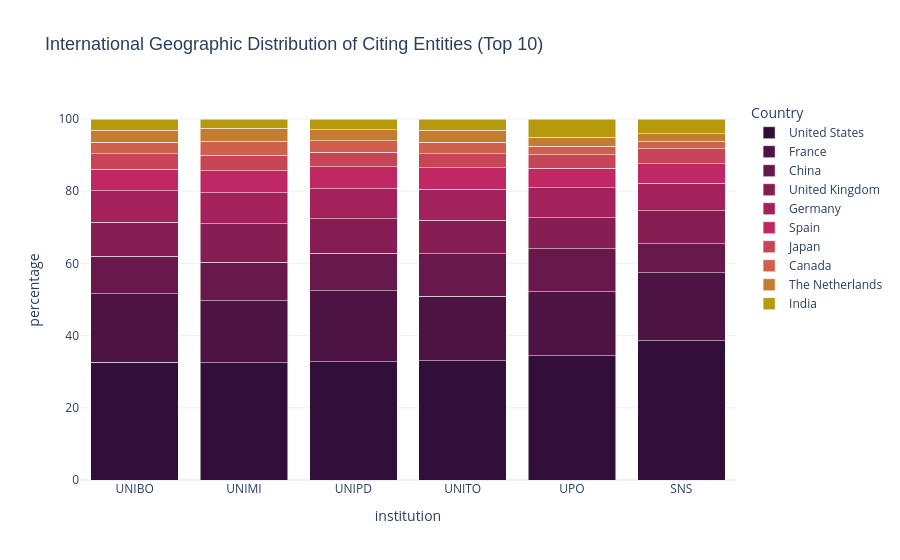
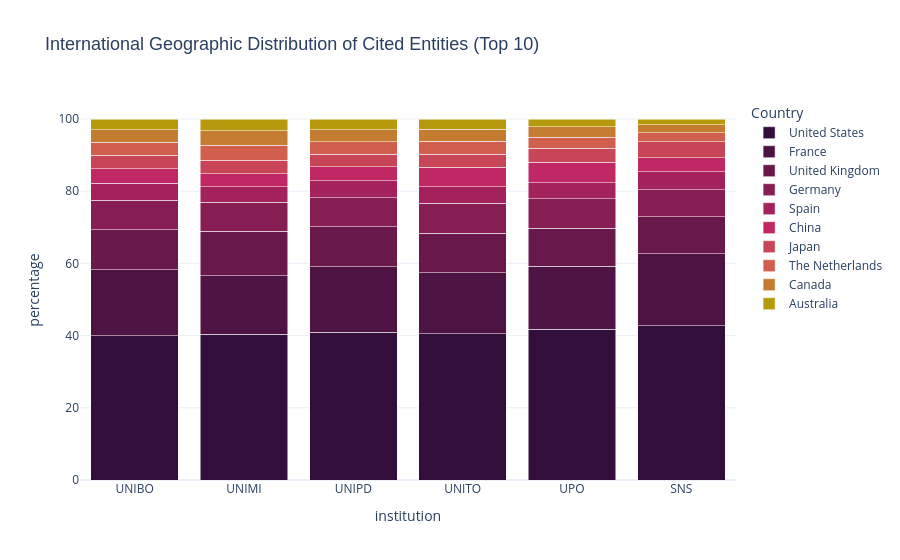

Notebook code for these charts, in order:
### Markdown cell above
### 2a. Proportional stacked bar chart

This is the starting point for investigating the international connections of the six Italian institutions. First, we establish the baseline geographic distribution of their citation networks. By calculating the proportional contribution of the top 10 cited and citing countries, we map the fundamental orientation of these institutions within the global scientific landscape.

This step is essential to verify whether the institutions operate within a shared international framework or if there are immediate, macro-level discrepancies in their reach.

### Code cell
def plot_proportional_citations(direction, title):
    all_data = []
    
    for inst in INSTITUTIONS:
        df = load_country_data(inst, direction)
        df = df[df["country_code"] != "IT"]
        all_data.append(df)   
        
    combined_df = pd.concat(all_data, ignore_index=True)
    
    top_10_countries = combined_df.groupby('country_name')['count'].sum().nlargest(10).index

    # Filter the dataframe to keep only those 10 countries
    final_df = combined_df[combined_df['country_name'].isin(top_10_countries)].copy()
    totals = final_df.groupby('institution')['count'].transform('sum')
    final_df['percentage'] = (final_df['count'] / totals) * 100

    colors_10 = [
        '#320E3B',
        '#4D1343',
        '#69184B',
        '#861D53',
        '#A3225B',
        '#BF2862',
        '#C84457',
        '#D0604D',
        '#C47D30',
        '#B7990D'
    ]

    # Create the Plotly chart
    fig = px.bar(
        final_df,
        x="institution",
        y="percentage",
        color="country_name",
        title=title,
        category_orders={"country_name": list(top_10_countries)}, 
        color_discrete_sequence=colors_10,
        labels={
            "Percentage": "Proportion among Top 10 (%)",
            "country_name": "Country",
            "Institution": "Institution"
        },
        hover_data={"count": True, "percentage": ':.2f'} 
    )

    fig.update_layout(
        barmode='stack',
        template="plotly_white",
        title_font=dict(size=18, family="Arial, sans-serif"),
        hoverlabel=dict(bgcolor="white", font_size=13),
        legend=dict(
            yanchor="top",
            y=1,
            xanchor="left",
            x=1.02
        )
    )

    fig.show()

# Citing entities (incoming)
plot_proportional_citations(
    direction='incoming', 
    title='International Geographic Distribution of Citing Entities (Top 10)'
)

# Cited entities (outgoing)
plot_proportional_citations(
    direction='outgoing', 
    title='International Geographic Distribution of Cited Entities (Top 10)'
)

### Figure 1 — Plotly figure (JSON) as saved in the notebook; plotly's stock layout.template omitted (floating-point values rounded to 4 significant figures)
{"data": [{"customdata": [[6800261], [7524378], [6699413], [4331610], [1419714], [1704610]], "hovertemplate": "Country=United States<br>institution=%{x}<br>percentage=%{y:.2f}<br>count=%{customdata[0]}<extra></extra>", "legendgroup": "United States", "marker": {"color": "#320E3B", "pattern": {"shape": ""}}, "name": "United States", "orientation": "v", "showlegend": true, "textposition": "auto", "type": "bar", "x": ["UNIBO", "UNIMI", "UNIPD", "UNITO", "UPO", "SNS"], "xaxis": "x", "y": [32.58, 32.49, 32.76, 33.1, 34.41, 38.6], "yaxis": "y"}, {"customdata": [[3956305], [3974384], [4027707], [2326366], [732475], [832178]], "hovertemplate": "Country=France<br>institution=%{x}<br>percentage=%{y:.2f}<br>count=%{customdata[0]}<extra></extra>", "legendgroup": "France", "marker": {"color": "#4D1343", "pattern": {"shape": ""}}, "name": "France", "orientation": "v", "showlegend": true, "textposition": "auto", "type": "bar", "x": ["UNIBO", "UNIMI", "UNIPD", "UNITO", "UPO", "SNS"], "xaxis": "x", "y": [18.96, 17.16, 19.7, 17.78, 17.75, 18.85], "yaxis": "y"}, {"customdata": [[2167251], [2474737], [2105362], [1537190], [491466], [351083]], "hovertemplate": "Country=China<br>institution=%{x}<br>percentage=%{y:.2f}<br>count=%{customdata[0]}<extra></extra>", "legendgroup": "China", "marker": {"color": "#69184B", "pattern": {"shape": ""}}, "name": "China", "orientation": "v", "showlegend": true, "textposition": "auto", "type": "bar", "x": ["UNIBO", "UNIMI", "UNIPD", "UNITO", "UPO", "SNS"], "xaxis": "x", "y": [10.38, 10.69, 10.3, 11.75, 11.91, 7.951], "yaxis": "y"}, {"customdata": [[1986678], [2464796], [1954354], [1218955], [353275], [407263]], "hovertemplate": "Country=United Kingdom<br>institution=%{x}<br>percentage=%{y:.2f}<br>count=%{customdata[0]}<extra></extra>", "legendgroup": "United Kingdom", "marker": {"color": "#861D53", "pattern": {"shape": ""}}, "name": "United Kingdom", "orientation": "v", "showlegend": true, "textposition": "auto", "type": "bar", "x": ["UNIBO", "UNIMI", "UNIPD", "UNITO", "UPO", "SNS"], "xaxis": "x", "y": [9.519, 10.64, 9.558, 9.315, 8.563, 9.223], "yaxis": "y"}, {"customdata": [[1801165], [1981830], [1718998], [1133248], [340974], [336956]], "hovertemplate": "Country=Germany<br>institution=%{x}<br>percentage=%{y:.2f}<br>count=%{customdata[0]}<extra></extra>", "legendgroup": "Germany", "marker": {"color": "#A3225B", "pattern": {"shape": ""}}, "name": "Germany", "orientation": "v", "showlegend": true, "textposition": "auto", "type": "bar", "x": ["UNIBO", "UNIMI", "UNIPD", "UNITO", "UPO", "SNS"], "xaxis": "x", "y": [8.63, 8.557, 8.407, 8.66, 8.264, 7.631], "yaxis": "y"}, {"customdata": [[1262588], [1407611], [1228815], [766861], [225149], [236551]], "hovertemplate": "Country=Spain<br>institution=%{x}<br>percentage=%{y:.2f}<br>count=%{customdata[0]}<extra></extra>", "legendgroup": "Spain", "marker": {"color": "#BF2862", "pattern": {"shape": ""}}, "name": "Spain", "orientation": "v", "showlegend": true, "textposition": "auto", "type": "bar", "x": ["UNIBO", "UNIMI", "UNIPD", "UNITO", "UPO", "SNS"], "xaxis": "x", "y": [6.05, 6.078, 6.01, 5.86, 5.457, 5.357], "yaxis": "y"}, {"customdata": [[889572], [991329], [816958], [521225], [151521], [183263]], "hovertemplate": "Country=Japan<br>institution=%{x}<br>percentage=%{y:.2f}<br>count=%{customdata[0]}<extra></extra>", "legendgroup": "Japan", "marker": {"color": "#C84457", "pattern": {"shape": ""}}, "name": "Japan", "orientation": "v", "showlegend": true, "textposition": "auto", "type": "bar", "x": ["UNIBO", "UNIMI", "UNIPD", "UNITO", "UPO", "SNS"], "xaxis": "x", "y": [4.262, 4.28, 3.995, 3.983, 3.673, 4.15], "yaxis": "y"}, {"customdata": [[676387], [899881], [650406], [409513], [100383], [93764]], "hovertemplate": "Country=Canada<br>institution=%{x}<br>percentage=%{y:.2f}<br>count=%{customdata[0]}<extra></extra>", "legendgroup": "Canada", "marker": {"color": "#D0604D", "pattern": {"shape": ""}}, "name": "Canada", "orientation": "v", "showlegend": true, "textposition": "auto", "type": "bar", "x": ["UNIBO", "UNIMI", "UNIPD", "UNITO", "UPO", "SNS"], "xaxis": "x", "y": [3.241, 3.886, 3.181, 3.129, 2.433, 2.123], "yaxis": "y"}, {"customdata": [[679657], [860709], [632707], [434624], [104654], [92588]], "hovertemplate": "Country=The Netherlands<br>institution=%{x}<br>percentage=%{y:.2f}<br>count=%{customdata[0]}<extra></extra>", "legendgroup": "The Netherlands", "marker": {"color": "#C47D30", "pattern": {"shape": ""}}, "name": "The Netherlands", "orientation": "v", "showlegend": true, "textposition": "auto", "type": "bar", "x": ["UNIBO", "UNIMI", "UNIPD", "UNITO", "UPO", "SNS"], "xaxis": "x", "y": [3.257, 3.716, 3.094, 3.321, 2.537, 2.097], "yaxis": "y"}, {"customdata": [[650901], [579974], [612996], [406876], [206180], [177399]], "hovertemplate": "Country=India<br>institution=%{x}<br>percentage=%{y:.2f}<br>count=%{customdata[0]}<extra></extra>", "legendgroup": "India", "marker": {"color": "#B7990D", "pattern": {"shape": ""}}, "name": "India", "orientation": "v", "showlegend": true, "textposition": "auto", "type": "bar", "x": ["UNIBO", "UNIMI", "UNIPD", "UNITO", "UPO", "SNS"], "xaxis": "x", "y": [3.119, 2.504, 2.998, 3.109, 4.997, 4.018], "yaxis": "y"}], "layout": {"barmode": "stack", "hoverlabel": {"bgcolor": "white", "font": {"size": 13}}, "legend": {"title": {"text": "Country"}, "tracegroupgap": 0, "x": 1.02, "xanchor": "left", "y": 1, "yanchor": "top"}, "title": {"font": {"family": "Arial, sans-serif", "size": 18}, "text": "International Geographic Distribution of Citing Entities (Top 10)"}, "xaxis": {"anchor": "y", "domain": [0, 1], "title": {"text": "institution"}}, "yaxis": {"anchor": "x", "domain": [0, 1], "title": {"text": "percentage"}}}}

### Figure 2 — Plotly figure (JSON) as saved in the notebook; plotly's stock layout.template omitted (floating-point values rounded to 4 significant figures)
{"data": [{"customdata": [[8894677], [8484881], [8328775], [5802385], [1839362], [1895148]], "hovertemplate": "Country=United States<br>institution=%{x}<br>percentage=%{y:.2f}<br>count=%{customdata[0]}<extra></extra>", "legendgroup": "United States", "marker": {"color": "#320E3B", "pattern": {"shape": ""}}, "name": "United States", "orientation": "v", "showlegend": true, "textposition": "auto", "type": "bar", "x": ["UNIBO", "UNIMI", "UNIPD", "UNITO", "UPO", "SNS"], "xaxis": "x", "y": [40.01, 40.39, 40.87, 40.56, 41.69, 42.68], "yaxis": "y"}, {"customdata": [[4043901], [3388501], [3707497], [2414267], [774085], [886781]], "hovertemplate": "Country=France<br>institution=%{x}<br>percentage=%{y:.2f}<br>count=%{customdata[0]}<extra></extra>", "legendgroup": "France", "marker": {"color": "#4D1343", "pattern": {"shape": ""}}, "name": "France", "orientation": "v", "showlegend": true, "textposition": "auto", "type": "bar", "x": ["UNIBO", "UNIMI", "UNIPD", "UNITO", "UPO", "SNS"], "xaxis": "x", "y": [18.19, 16.13, 18.19, 16.88, 17.55, 19.97], "yaxis": "y"}, {"customdata": [[2461117], [2591121], [2252398], [1559899], [462489], [456472]], "hovertemplate": "Country=United Kingdom<br>institution=%{x}<br>percentage=%{y:.2f}<br>count=%{customdata[0]}<extra></extra>", "legendgroup": "United Kingdom", "marker": {"color": "#69184B", "pattern": {"shape": ""}}, "name": "United Kingdom", "orientation": "v", "showlegend": true, "textposition": "auto", "type": "bar", "x": ["UNIBO", "UNIMI", "UNIPD", "UNITO", "UPO", "SNS"], "xaxis": "x", "y": [11.07, 12.33, 11.05, 10.9, 10.48, 10.28], "yaxis": "y"}, {"customdata": [[1828283], [1688354], [1634980], [1189999], [361098], [331879]], "hovertemplate": "Country=Germany<br>institution=%{x}<br>percentage=%{y:.2f}<br>count=%{customdata[0]}<extra></extra>", "legendgroup": "Germany", "marker": {"color": "#861D53", "pattern": {"shape": ""}}, "name": "Germany", "orientation": "v", "showlegend": true, "textposition": "auto", "type": "bar", "x": ["UNIBO", "UNIMI", "UNIPD", "UNITO", "UPO", "SNS"], "xaxis": "x", "y": [8.223, 8.037, 8.023, 8.318, 8.185, 7.474], "yaxis": "y"}, {"customdata": [[1051307], [915216], [954895], [646346], [194901], [220170]], "hovertemplate": "Country=Spain<br>institution=%{x}<br>percentage=%{y:.2f}<br>count=%{customdata[0]}<extra></extra>", "legendgroup": "Spain", "marker": {"color": "#A3225B", "pattern": {"shape": ""}}, "name": "Spain", "orientation": "v", "showlegend": true, "textposition": "auto", "type": "bar", "x": ["UNIBO", "UNIMI", "UNIPD", "UNITO", "UPO", "SNS"], "xaxis": "x", "y": [4.729, 4.357, 4.686, 4.518, 4.418, 4.959], "yaxis": "y"}, {"customdata": [[878920], [759944], [793334], [772710], [249751], [175110]], "hovertemplate": "Country=China<br>institution=%{x}<br>percentage=%{y:.2f}<br>count=%{customdata[0]}<extra></extra>", "legendgroup": "China", "marker": {"color": "#BF2862", "pattern": {"shape": ""}}, "name": "China", "orientation": "v", "showlegend": true, "textposition": "auto", "type": "bar", "x": ["UNIBO", "UNIMI", "UNIPD", "UNITO", "UPO", "SNS"], "xaxis": "x", "y": [3.953, 3.618, 3.893, 5.401, 5.661, 3.944], "yaxis": "y"}, {"customdata": [[842595], [788894], [706201], [523139], [174466], [195846]], "hovertemplate": "Country=Japan<br>institution=%{x}<br>percentage=%{y:.2f}<br>count=%{customdata[0]}<extra></extra>", "legendgroup": "Japan", "marker": {"color": "#C84457", "pattern": {"shape": ""}}, "name": "Japan", "orientation": "v", "showlegend": true, "textposition": "auto", "type": "bar", "x": ["UNIBO", "UNIMI", "UNIPD", "UNITO", "UPO", "SNS"], "xaxis": "x", "y": [3.79, 3.755, 3.466, 3.657, 3.955, 4.411], "yaxis": "y"}, {"customdata": [[800205], [864671], [712786], [517491], [132319], [108248]], "hovertemplate": "Country=The Netherlands<br>institution=%{x}<br>percentage=%{y:.2f}<br>count=%{customdata[0]}<extra></extra>", "legendgroup": "The Netherlands", "marker": {"color": "#D0604D", "pattern": {"shape": ""}}, "name": "The Netherlands", "orientation": "v", "showlegend": true, "textposition": "auto", "type": "bar", "x": ["UNIBO", "UNIMI", "UNIPD", "UNITO", "UPO", "SNS"], "xaxis": "x", "y": [3.599, 4.116, 3.498, 3.617, 2.999, 2.438], "yaxis": "y"}, {"customdata": [[761331], [853746], [682977], [470773], [127973], [98583]], "hovertemplate": "Country=Canada<br>institution=%{x}<br>percentage=%{y:.2f}<br>count=%{customdata[0]}<extra></extra>", "legendgroup": "Canada", "marker": {"color": "#C47D30", "pattern": {"shape": ""}}, "name": "Canada", "orientation": "v", "showlegend": true, "textposition": "auto", "type": "bar", "x": ["UNIBO", "UNIMI", "UNIPD", "UNITO", "UPO", "SNS"], "xaxis": "x", "y": [3.424, 4.064, 3.352, 3.291, 2.901, 2.22], "yaxis": "y"}, {"customdata": [[670465], [671410], [604169], [409020], [95319], [71926]], "hovertemplate": "Country=Australia<br>institution=%{x}<br>percentage=%{y:.2f}<br>count=%{customdata[0]}<extra></extra>", "legendgroup": "Australia", "marker": {"color": "#B7990D", "pattern": {"shape": ""}}, "name": "Australia", "orientation": "v", "showlegend": true, "textposition": "auto", "type": "bar", "x": ["UNIBO", "UNIMI", "UNIPD", "UNITO", "UPO", "SNS"], "xaxis": "x", "y": [3.016, 3.196, 2.965, 2.859, 2.161, 1.62], "yaxis": "y"}], "layout": {"barmode": "stack", "hoverlabel": {"bgcolor": "white", "font": {"size": 13}}, "legend": {"title": {"text": "Country"}, "tracegroupgap": 0, "x": 1.02, "xanchor": "left", "y": 1, "yanchor": "top"}, "title": {"font": {"family": "Arial, sans-serif", "size": 18}, "text": "International Geographic Distribution of Cited Entities (Top 10)"}, "xaxis": {"anchor": "y", "domain": [0, 1], "title": {"text": "institution"}}, "yaxis": {"anchor": "x", "domain": [0, 1], "title": {"text": "percentage"}}}}
